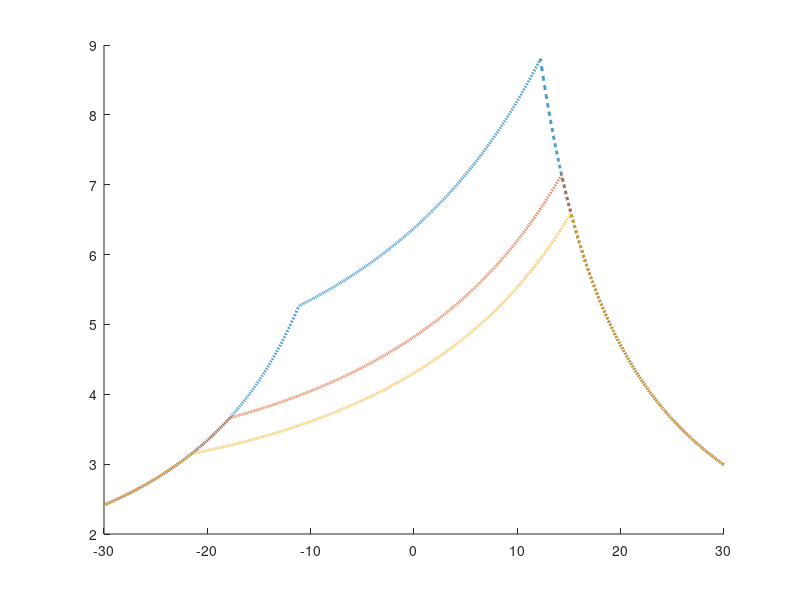

Write MATLAB code to recreate this figure. (Note: this script raises an error after producing the figure.)
 % 參數設定
tf = 0.28;     % m
Lf = 2;        % m
Lj = 0.5;      % m
Ls = 3;        % m
theta_fs = 50; % 度
alphas = [1, 1/2, 1/3];  % alpha 的值
theta_as = linspace(-30, 30, 10000);  % degrees
m = 1.56;
n = 4.19;
p = 1.57;
q = 4.43;

figure;
hold on;

% 繪製原始黑線
for i = 1:length(alphas)
    alpha = alphas(i);

    % 計算
    Nn_max = 3 * pi + 2 + (tf / Lf) * (alpha + (1 + alpha) / sqrt(2));
    Nt_max = 2 * alpha + 15 * (tf / Lf);
    Nm_max = (pi / 2) * (1 + (tf / Lf) ^ 2);
    c1 = sind(theta_fs + theta_as);
    c2 = cosd(theta_fs + theta_as);
    c3 = sind(theta_fs + theta_as) * ((Lj / Lf) + (Ls / Lf) * cosd(theta_fs) - (1 / 2)) - cosd(theta_fs + theta_as) * sind(theta_fs * (Ls / Lf));
    Nem = Nm_max ./ abs(c3);
    Nen = Nn_max ./ abs(c1);
    Net = Nt_max ./ abs(c2);

    % 找到每個 x 對應的 y 值的最小值
    Noninteractive = min([Nem; Nen; Net]);
    
    % noninteractive 黑線
    plot(theta_as, Noninteractive, '--', 'LineWidth', 2, 'DisplayName', ['Noninteractive St = ' num2str(i)]); 
end

% 不同 alpha 值下的解曲線
for i = 1:length(alphas)
    alpha = alphas(i);

    % 計算
    Nn_max = 3 * pi + 2 + (tf / Lf) * (alpha + (1 + alpha) / sqrt(2));
    Nt_max = 2 * alpha + 15 * (tf / Lf);
    Nm_max = (pi / 2) * (1 + (tf / Lf) ^ 2);
    c1 = sind(theta_fs + theta_as);
    c2 = cosd(theta_fs + theta_as);
    c3 = sind(theta_fs + theta_as) * ((Lj / Lf) + (Ls / Lf) * cosd(theta_fs) - (1 / 2)) - cosd(theta_fs + theta_as) * sind(theta_fs * (Ls / Lf));
    Nem = Nm_max ./ abs(c3);
    Nen = Nn_max ./ abs(c1);
    Net = Nt_max ./ abs(c2);

    % 解方程
    Interactive = zeros(size(theta_as));
    for j = 1:length(theta_as)
        % 定義方程
        equation = @(Ne) (Ne / Nen(j)) ^ q + (((Ne / Nem(j)) ^ m) + (Ne / Net(j)) ^ n) ^ (1 / p) - 1;
        
        % 使用 fsolve 解方程
        Ne_initial_guess = 1;  
        Interactive(j) = fsolve(equation, Ne_initial_guess, optimoptions('fsolve','Display','off'));
    end
    if i == 1
        save('interactive_result_st1.mat', 'Interactive');
    end
    % 將不同 alpha 值下的解曲線連線
    plot(theta_as, Interactive, 'LineWidth', 2, 'DisplayName', ['Interactive St = ' num2str(i)]); 
end

xlabel('Force Angle');
ylabel('Ne');
title('Ne vs Force Angle for Different Alphas');
ylim([0 10]); 
legend('show');  % 顯示圖例
hold off;
